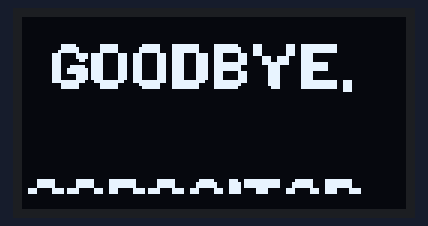
Recording of a program running on a simulated Arduino Uno, built with avr-gcc and run on an emulated ATmega328P. Shown: 128×64 one-colour display.

Above: at 5.95 s.
At 6.3 s:
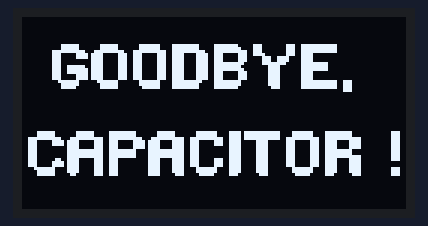
At 8.38 s:
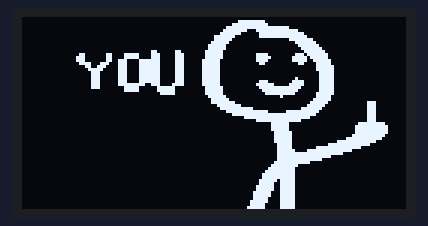
At 17.7 s:
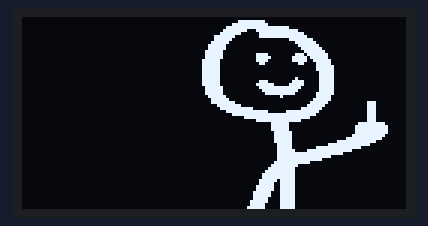
At 29.8 s:
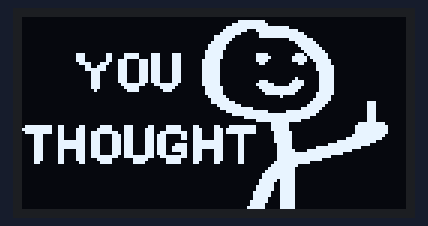
At 38.8 s:
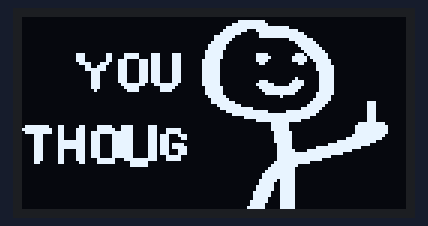

Measured:
- what the display in image 1 shows lasts 1.3 s, from 6.3 s to 7.6 s
- what the display in image 2 shows lasts 0.5 s, from 8.1 s to 8.6 s
- what the display in image 4 shows lasts 1.0 s, from 29.7 s to 30.7 s

The program:

main.cpp
```cpp
/*
  Happy Birthday OLED (from happy_birth_day_oled_V2) - Arduino UNO + OLED only

  Uses the frame data from the zip (Capacitor.h, you_thought.h).
  The full animations are ~320 KB and an Uno has 32 KB of flash, so only an
  evenly-spaced subset of frames is kept. Everything else (button, buzzer,
  LEDs, NeoPixel) is removed - it plays automatically and loops: countdown -> goodbye capacitor -> you thought -> repeat.

  Wiring: OLED GND->GND, VCC->5V, SCL->A5, SDA->A4
  Libraries: Adafruit GFX, Adafruit SH110X
  Put this file in the same folder as Capacitor.h and you_thought.h.
*/

#include <Arduino.h>
#include <Wire.h>
#include <Adafruit_GFX.h>
#include <Adafruit_SH110X.h>

#include "Capacitor.h"
#include "you_thought.h"

#define SCREEN_WIDTH  128
#define SCREEN_HEIGHT 64
#define OLED_RESET    -1
#define SCREEN_ADDR   0x3C   // try 0x3D if blank

Adafruit_SH1106G display(SCREEN_WIDTH, SCREEN_HEIGHT, &Wire, OLED_RESET);

// Frame subsets (only these are linked into flash)
const uint8_t* const capFrames[] PROGMEM = {
  frameCap0, frameCap11, frameCap22, frameCap33,
  frameCap44, frameCap54, frameCap65, frameCap76,
  frameCap87
};
const uint8_t num_capFrames = 9;
const uint8_t* const ytFrames[] PROGMEM = {
  frameYT0, frameYT16, frameYT33, frameYT50,
  frameYT66, frameYT82
};
const uint8_t num_ytFrames = 6;


// Total time each scene runs (ms) - frames are spread over this time
#define COUNTDOWN_MS  5000UL
#define GOODBYE_MS    2000UL
#define YOUTHOUGHT_MS 3000UL

void playFrames(const uint8_t* const* table, byte count, unsigned long totalMs) {
  unsigned long start = millis();
  unsigned long elapsed;
  while ((elapsed = millis() - start) < totalMs) {
    byte idx = (elapsed * count) / totalMs;
    if (idx >= count) idx = count - 1;
    const uint8_t* ptr = (const uint8_t*)pgm_read_ptr(&table[idx]);
    display.clearDisplay();
    display.drawBitmap(0, 0, ptr, 128, 64, SH110X_WHITE);
    display.display();
  }
}

void countdownScene() {
  unsigned long start = millis();
  unsigned long elapsed;
  while ((elapsed = millis() - start) < COUNTDOWN_MS) {
    unsigned long remaining = COUNTDOWN_MS - elapsed;
    display.clearDisplay();
    display.setTextColor(SH110X_WHITE);
    display.setTextSize(1);
    display.setCursor(32, 4);
    display.print(F("WARNING!!"));
    display.setTextSize(2);
    display.setCursor(10, 26);
    display.print(remaining / 1000);
    display.print('.');
    byte hundredths = (remaining % 1000) / 10;
    if (hundredths < 10) display.print('0');
    display.print(hundredths);
    int barWidth = map(remaining, 0, COUNTDOWN_MS, 0, 120);
    display.drawRect(4, 52, 120, 8, SH110X_WHITE);
    display.fillRect(4, 52, barWidth, 8, SH110X_WHITE);
    display.display();
    delay(50);
  }
}

void setup() {
  display.begin(SCREEN_ADDR, true);
  display.clearDisplay();
  display.display();
  delay(500);
}

void loop() {
  countdownScene();
  playFrames(capFrames, num_capFrames, GOODBYE_MS);
  playFrames(ytFrames, num_ytFrames, YOUTHOUGHT_MS);
}
```

pgmspace.h
```cpp
#include <avr/pgmspace.h>
```

Source omitted: Capacitor.h (data table, 56957 bytes), you_thought.h (data table, 38001 bytes)
